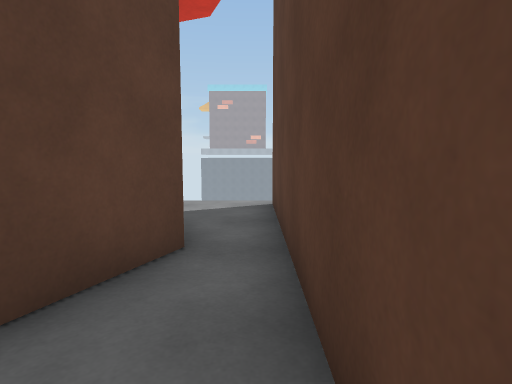
View 1 (above)

13 first-person views from a walk through a Unity game level. The camera is 1.2 m above the floor, tilts 6° down and sees 75° across. The floor is counted in squares, 1 m on a side. Each view is taken from the middle of a square. On the plan, view 1 faces up. The plan holds only what a view shows up to about 14 squares ahead; the rest is blank. The place goes on beyond the plan.

View 2
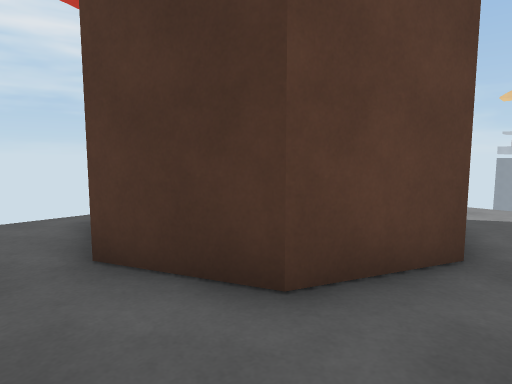

View 3
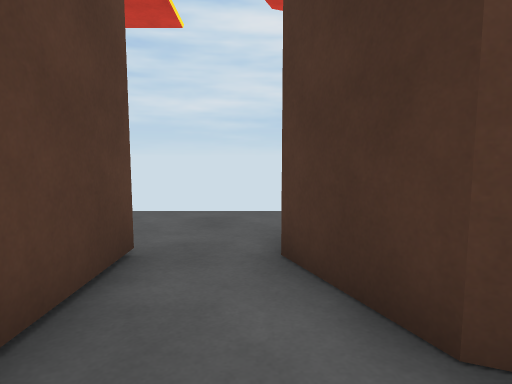

View 4
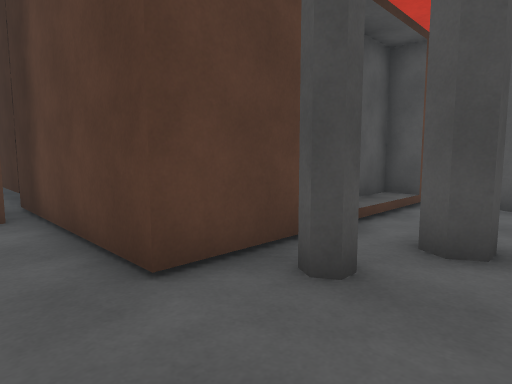

View 5
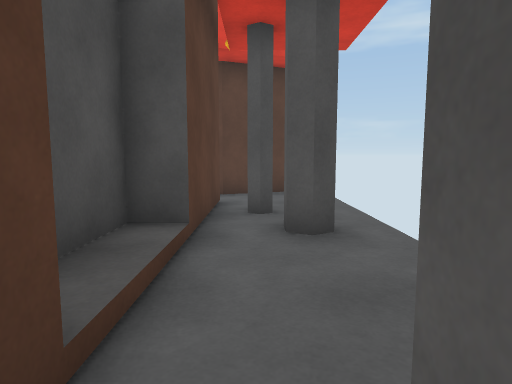

View 6
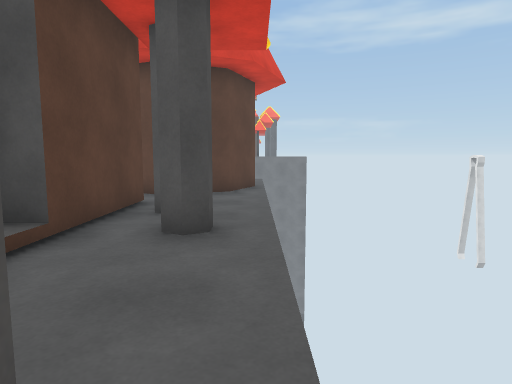

View 7
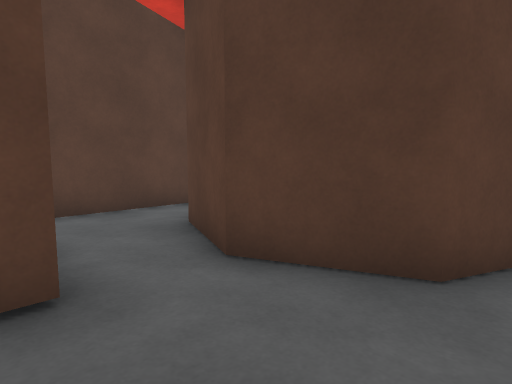

View 8
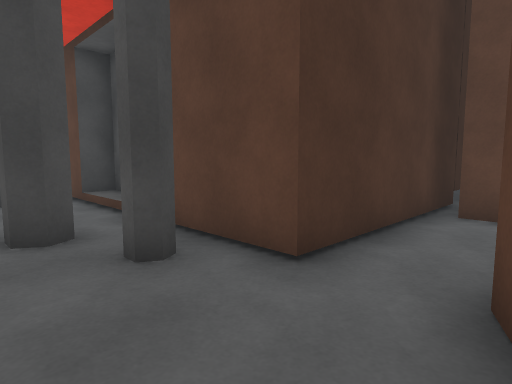

View 9
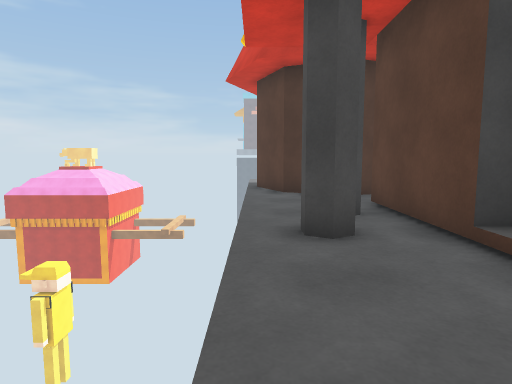

View 10
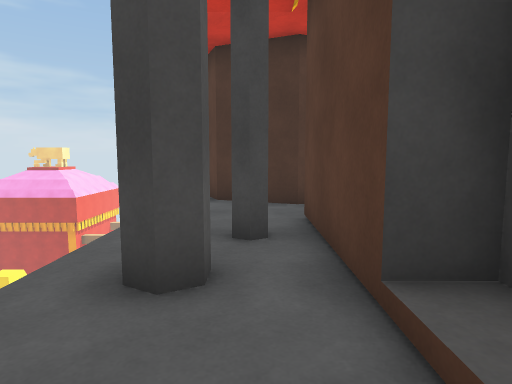

View 11
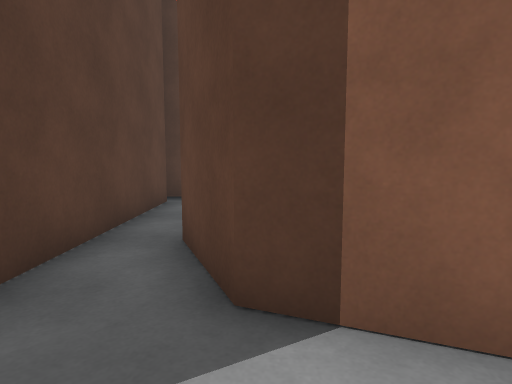

View 12
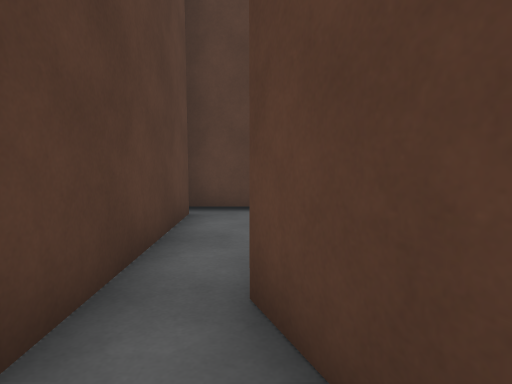

View 13
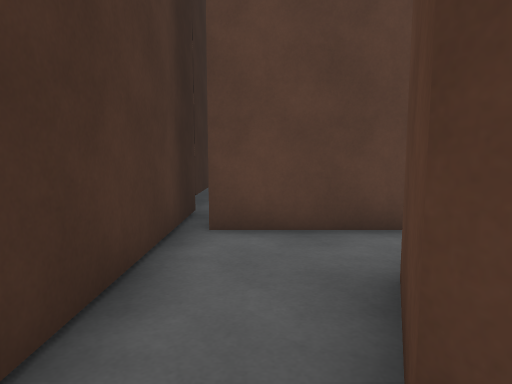

### Floor plan
Key: @ floor where view 1 was taken; # wall or solid block; x gap in a wall; . floor; / step, stairs or slope.
Columns run from 7 left of view 1 to 1 right of it. Each row starts with its distance up from view 1.
  9      ...
  8      ...#
  7    ##...#
  6     ##..#
  5      ##.#
  4 x    ##.#
  3 .#   #..#
  2 .#####..#
  1 ........#
  0 .......@#
 -1 ...######
 -2 ..##
 -3 ...#
 -4 .#.##
 -5 .../#
 -6 .../#
 -7 .../#
 -8 ...##
 -9 ...#
-10 ..##
-11 ...######
-12 ........#
-13 ........#
-14 ..###...#
-15 .## ##..#
-16 ##     .#
-17 #

Positions as (right, up) in squares from view 1, and headings:
1: (0, 0), facing up
2: (0, 0), facing up-left
3: (0, 1), facing left
4: (-7, 1), facing down-right
5: (-5, -3), facing down
6: (-7, -3), facing down
7: (-7, -11), facing down-right
8: (-7, -14), facing up-right
9: (-7, -9), facing up
10: (-5, -7), facing up
11: (-2, 9), facing down
12: (-1, 7), facing down
13: (-5, -13), facing right
